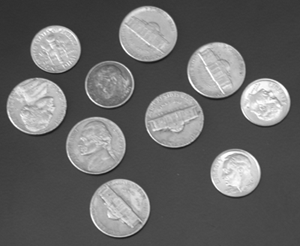
#> input picture cv/work/SrcImgs/coins.png, 300 x 246 px
$ python topic_3.py
#> lines starting #> are read from the running program, lines starting #| are printed output that depends on the picture; after the words box and inside, x2 and y2 are one past the last pixel; in counts of white or black regions, pixels touching at a corner belong together
### cv/work/show.py
# -*- coding: utf-8 -*-


def show(* imgs):
    """
    :param imgs: 若干个np.array或者一个仅包含np.array的tuple, list, set等
    :return: None
    """

    import matplotlib.pyplot as plt

    if isinstance(imgs[0], (tuple, list, set)):
        from functools import reduce
        imgs = reduce(lambda x, y: x + y, imgs)

    rows = int(len(imgs) / 10 + 1)
    cols = len(imgs) if rows == 1 else 10

    plt.figure()
    for n in range(1, len(imgs) + 1):
        plt.subplot(rows, cols, n)
        plt.imshow(imgs[n - 1], cmap='gray')
        plt.xticks([n])
        plt.yticks([])
    plt.show()


# 打印日志
def run_log(f):
    def subf():
        print(__name__ + ':  ' + f.__name__ + '\n')
        return f()
    return subf


# [3 lines that do not run on import are left out]

### cv/work/topic_3.py
# -*- coding: utf-8 -*-

import cv2 as cv
import numpy as np
from show import show, run_log

_ImgPaths = {'3-1': 'SrcImgs/plane.bmp',
             '3-2': 'SrcImgs/Wirebond.tif',
             '3-3-1': 'SrcImgs/coins.png',
             '3-3-2': 'SrcImgs/Dowels.tif',
             '3-3-3': 'SrcImgs/rice.png' }

src1 = cv.imread(_ImgPaths['3-3-1'], 1)
#> src1 is the input picture: shape (246, 300, 3); min 23, max 255, mean 103
src2 = cv.imread(_ImgPaths['3-3-2'], 1)
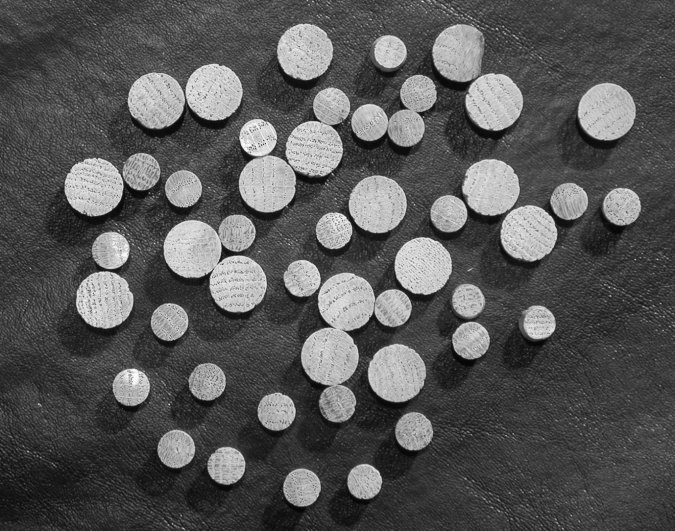
#> input picture cv/work/SrcImgs/Dowels.tif, 675 x 531 px
#> src2 is the input picture: shape (531, 675, 3); min 2, max 255, mean 86.9
src3 = cv.imread(_ImgPaths['3-3-3'], 1)
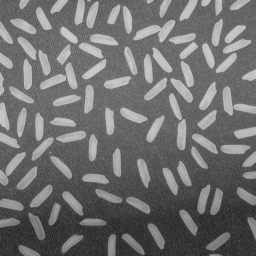
#> input picture cv/work/SrcImgs/rice.png, 256 x 256 px
#> src3 is the input picture: shape (256, 256, 3); min 40, max 204, mean 111.2


def _process_img(src, blurKernel=2, threshold=(120, 255), cannyThre=(90, 10), dilaKernel=2, srcCopy=None):
    """
    :param src: np.array, source image
    :param blurKernel: int, blur kernel size, default is 2
    :param threshold: tuple, binary threshold
    :param cannythre: tuple, canny
    :param dilaKernel: int, dilate kernel size
    :param srcCopy: np.array, source copy image
    :return: np.array
    """
#> called with blurKernel = 2, threshold = (120, 255), cannyThre = (90, 10), dilaKernel = 2

    assert isinstance(threshold, (tuple, list)) and isinstance(cannyThre, (tuple, list))
    assert len(threshold) == 2 and len(cannyThre) == 2

    if type(srcCopy) == type(None):
        srcCopy = src
    # 掩膜
    mask = np.zeros(src.shape, np.uint8)
    # 均值滤波去噪
    dst = cv.blur(src, (blurKernel, blurKernel))
    # 阈值化图像
    ret, dst = cv.threshold(dst, threshold[0], threshold[1], cv.THRESH_BINARY_INV)
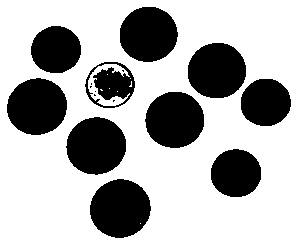
#> dst: shape (246, 300, 3); 69.3% white; 16 black regions (6 under 20 px), largest, box (x1, y1, x2, y2) and area: (90, 179, 151, 238) 2772, (66, 117, 126, 175) 2688, (7, 78, 67, 135) 2665
#> ret = 120
    # Canny算子边缘检测
    dst = cv.Canny(dst, cannyThre[0], cannyThre[1], 3)
#> dst: shape (246, 300); 2.7% white in thin lines or dots, all inside (x1, y1, x2, y2) = (6, 6, 291, 238)
    # 膨胀
    kernel = np.ones((dilaKernel, dilaKernel), np.uint8)
    dst = cv.dilate(dst, kernel)
#> dst: shape (246, 300); 6.2% white in thin lines or dots
    # 轮廓查找
    contour, hierarchy = cv.findContours(dst, cv.RETR_TREE, cv.CHAIN_APPROX_NONE)
#> contour = 55 contours, 31 with area under 20; largest, box (x1, y1, x2, y2) and area: (89, 178, 152, 239) 2902, (66, 116, 127, 176) 2814, (6, 77, 68, 136) 2792, (144, 91, 205, 149) 2732, (187, 42, 247, 99) 2676
    objCnt = 0

    # 将外轮廓绘制在掩膜上，用于图像分割
    for index in range(0, len(contour)):
        if hierarchy[0][index][3] == -1:
            cv.drawContours(mask, contour, index, (255, 255, 255), cv.FILLED)
            objCnt += 1
#> this loop made 55 passes
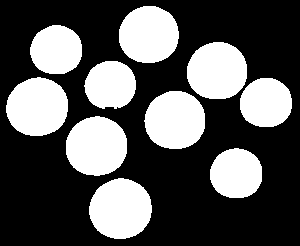
#> mask: shape (246, 300, 3); 34.2% white; 10 white regions, largest, box (x1, y1, x2, y2) and area: (89, 178, 152, 239) 2990, (66, 116, 127, 176) 2901, (6, 77, 68, 136) 2878
#> after the loop, objCnt = 10

    dst = mask * srcCopy
#> dst: shape (246, 300, 3)
    cv.putText(dst, 'find ' + str(objCnt) + ' objects', (30, 40), cv.FONT_HERSHEY_SIMPLEX, 1.0, (0, 255, 0))
#> dst: shape (246, 300, 3); mean of channels 0, 1, 2 28.4, 30.1, 28.4
    print('find ' + str(objCnt) + ' objects')
#| find 10 objects

    return dst


@run_log
def topic3():
    global src1, src2, src3
    # 图一
    dst1 = _process_img(src1)
    # 图二，先对图像进行腐蚀处理，尽量分离两物体边缘交界出，便于后续边缘检测
    dst2 = cv.erode(src2, np.ones((8, 8), np.uint8))
    dst2 = _process_img(dst2, blurKernel=5, threshold=(110, 255), cannyThre=(150, 100), dilaKernel=5, srcCopy=src2)
#> call 2 of _process_img, with blurKernel = 5, threshold = (110, 255), cannyThre = (150, 100), dilaKernel = 5
#> in _process_img (call 2), `ret, dst = cv.threshold(dst, threshold[0], threshold[1], cv.THRESH_BIN..`: dst: shape (531, 675, 3); 87.7% white; 52 black regions (3 under 20 px), largest, box (x1, y1, x2, y2) and area: (168, 224, 218, 274) 1875, (583, 87, 632, 136) 1834, (373, 348, 422, 398) 1808
#> in _process_img (call 2), `ret, dst = cv.threshold(dst, threshold[0], threshold[1], cv.THRESH_BIN..`: ret = 110
#> in _process_img (call 2), `dst = cv.Canny(dst, cannyThre[0], cannyThre[1], 3)`: dst: shape (531, 675); 1.6% white in thin lines or dots, all inside (x1, y1, x2, y2) = (70, 28, 637, 500)
#> in _process_img (call 2), `dst = cv.dilate(dst, kernel)`: dst: shape (531, 675); 9.6% white; 57 white regions
#> in _process_img (call 2), `contour, hierarchy = cv.findContours(dst, cv.RETR_TREE, cv.CHAIN_APPRO..`: contour = 119 contours, 12 with area under 20; largest, box (x1, y1, x2, y2) and area: (303, 275, 374, 383) 4296, (165, 221, 220, 276) 2297, (580, 84, 634, 138) 2252, (370, 345, 424, 400) 2228, (397, 239, 451, 292) 2182
#> the loop in _process_img (call 2), `for index in range(0, len(contour)):` made 119 passes
#> after the loop in _process_img (call 2), `for index in range(0, len(contour)):`:
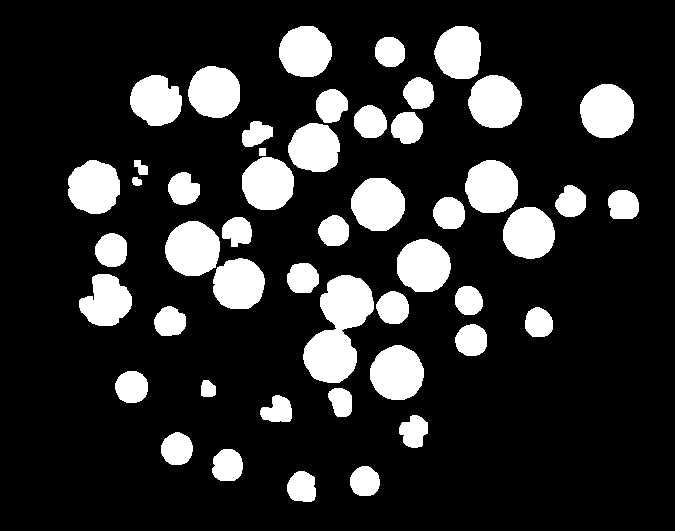
#> mask: shape (531, 675, 3); 17.3% white; 49 white regions, largest, box (x1, y1, x2, y2) and area: (303, 275, 374, 383) 4446, (165, 221, 220, 276) 2376, (580, 84, 634, 138) 2329
#> after the loop in _process_img (call 2), `for index in range(0, len(contour)):`: objCnt = 49
#> in _process_img (call 2), `cv.putText(dst, 'find ' + str(objCnt) + ' objects', (30, 40), cv.FONT_..`: dst: shape (531, 675, 3); mean of channels 0, 1, 2 11.6, 12, 11.6
#| find 49 objects
    # 图三
    dst3 = cv.erode(src3, np.ones((3, 3), np.uint8))
    dst3 = _process_img(dst3, blurKernel=4, threshold=(110, 255), cannyThre=(90, 10), dilaKernel=2, srcCopy=src3)
#> call 3 of _process_img, with blurKernel = 4, threshold = (110, 255), cannyThre = (90, 10), dilaKernel = 2
#> in _process_img (call 3), `ret, dst = cv.threshold(dst, threshold[0], threshold[1], cv.THRESH_BIN..`: dst: shape (256, 256, 3); 75.9% white; 90 black regions, largest, box (x1, y1, x2, y2) and area: (216, 25, 251, 74) 621, (79, 42, 107, 80) 481, (171, 61, 195, 103) 473
#> in _process_img (call 3), `dst = cv.Canny(dst, cannyThre[0], cannyThre[1], 3)`: dst: shape (256, 256); 8% white in thin lines or dots
#> in _process_img (call 3), `dst = cv.dilate(dst, kernel)`: dst: shape (256, 256); 17.9% white in thin lines or dots
#> in _process_img (call 3), `contour, hierarchy = cv.findContours(dst, cv.RETR_TREE, cv.CHAIN_APPRO..`: contour = 171 contours, 30 with area under 20; largest, box (x1, y1, x2, y2) and area: (39, 27, 119, 91) 1826, (133, 20, 199, 104) 1555, (201, 24, 252, 75) 1009, (143, 47, 174, 85) 568, (103, 46, 139, 91) 568
#> after the loop in _process_img (call 3), `for index in range(0, len(contour)):`:
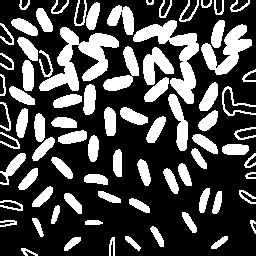
#> mask: shape (256, 256, 3); 30% white; 79 white regions, largest, box (x1, y1, x2, y2) and area: (39, 27, 119, 91) 2008, (133, 20, 199, 104) 1711, (201, 24, 252, 75) 1111
#> after the loop in _process_img (call 3), `for index in range(0, len(contour)):`: objCnt = 79
#> in _process_img (call 3), `cv.putText(dst, 'find ' + str(objCnt) + ' objects', (30, 40), cv.FONT_..`:
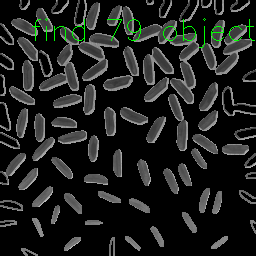
#> dst: shape (256, 256, 3); mean of channels 0, 1, 2 29.8, 31.6, 29.8; drawn as B, G, R
#| find 79 objects

    cv.imwrite('DstImgs/' + _ImgPaths['3-3-1'].split('/')[1], dst1)
    cv.imwrite('DstImgs/' + _ImgPaths['3-3-2'].split('/')[1], dst2)
    cv.imwrite('DstImgs/' + _ImgPaths['3-3-3'].split('/')[1], dst3)

    show(src1, dst1)
    show(src2, dst2)
    show(src3, dst3)


def main():
    topic3()


if __name__ == '__main__':
    from os import system
#    system('python main.py')
    topic3()
